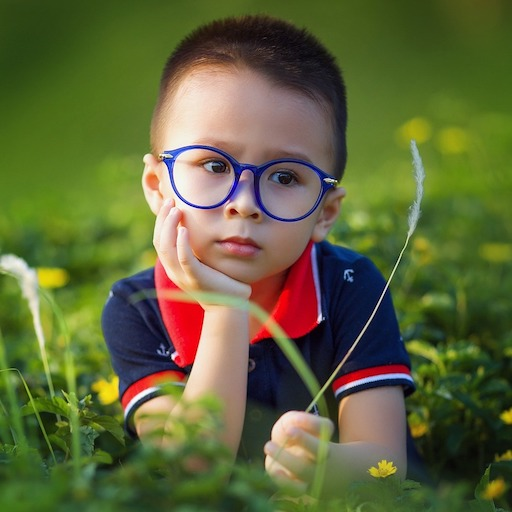
#> input picture notes/day-1-basic-operations/sample.jpg, 512 x 512 px
$ python rotate.py
#> lines starting #> are read from the running program, lines starting #| are printed output that depends on the picture
# Copyright 2017 BIG VISION LLC ALL RIGHTS RESERVED
#
# This code is made available to the students of
# the online course titled "OpenCV for Beginners"
# by Satya Mallick for personal non-commercial use.
#
# Sharing this code is strictly prohibited without written
# permission from Big Vision LLC.
#
# For licensing and other inquiries, please email
# spmallick@bigvisionllc.com
#

import cv2

source = cv2.imread("sample.jpg",1)
#> source is the input picture: shape (512, 512, 3); mean B, G, R 57.8, 101.6, 95.4

# Getting the dimesnions of the image
dim = source.shape
#> dim = (512, 512, 3)

rotationAngle = 180
scaleFactor = 1

# Rotating the image by 90 degrees about the center
# dim[0] stores the no of rows and dim[1] no of columns
rotationMatrix = cv2.getRotationMatrix2D((dim[1]/2,dim[0]/2),
				rotationAngle, scaleFactor)

result = cv2.warpAffine(source, rotationMatrix, (dim[1],dim[0]))
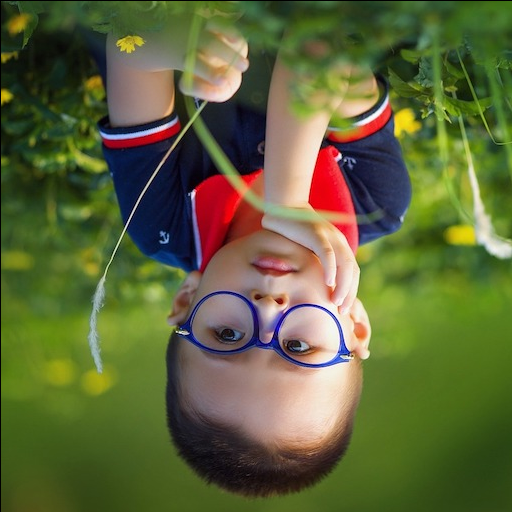
#> result: shape (512, 512, 3); mean B, G, R 57.7, 101.2, 95.1

cv2.imshow("Original", source)
cv2.imshow("Rotated Image", result)

cv2.waitKey(0)
cv2.destroyAllWindows()
